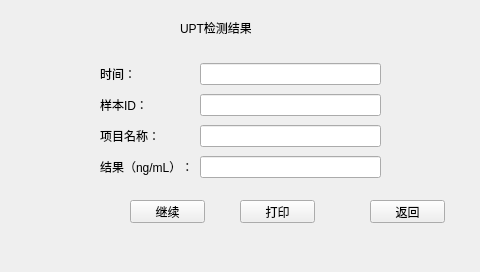
<?xml version="1.0" encoding="UTF-8"?>
<ui version="4.0">
 <class>UPT_Test_Result_Form</class>
 <widget class="QWidget" name="UPT_Test_Result_Form">
  <property name="geometry">
   <rect>
    <x>0</x>
    <y>0</y>
    <width>480</width>
    <height>272</height>
   </rect>
  </property>
  <property name="windowTitle">
   <string>Form</string>
  </property>
  <widget class="QLabel" name="label">
   <property name="geometry">
    <rect>
     <x>180</x>
     <y>20</y>
     <width>71</width>
     <height>16</height>
    </rect>
   </property>
   <property name="text">
    <string>UPT检测结果</string>
   </property>
  </widget>
  <widget class="QPushButton" name="continue_PBtn">
   <property name="geometry">
    <rect>
     <x>130</x>
     <y>200</y>
     <width>75</width>
     <height>23</height>
    </rect>
   </property>
   <property name="text">
    <string>继续</string>
   </property>
  </widget>
  <widget class="QPushButton" name="print_PBtn">
   <property name="geometry">
    <rect>
     <x>240</x>
     <y>200</y>
     <width>75</width>
     <height>23</height>
    </rect>
   </property>
   <property name="text">
    <string>打印</string>
   </property>
  </widget>
  <widget class="QPushButton" name="return_PBtn">
   <property name="geometry">
    <rect>
     <x>370</x>
     <y>200</y>
     <width>75</width>
     <height>23</height>
    </rect>
   </property>
   <property name="text">
    <string>返回</string>
   </property>
  </widget>
  <widget class="QWidget" name="layoutWidget">
   <property name="geometry">
    <rect>
     <x>100</x>
     <y>60</y>
     <width>281</width>
     <height>121</height>
    </rect>
   </property>
   <layout class="QGridLayout" name="gridLayout">
    <item row="0" column="0">
     <widget class="QLabel" name="label_2">
      <property name="text">
       <string>时间：</string>
      </property>
     </widget>
    </item>
    <item row="0" column="1">
     <widget class="QLineEdit" name="lineEdit"/>
    </item>
    <item row="1" column="0">
     <widget class="QLabel" name="label_3">
      <property name="text">
       <string>样本ID：</string>
      </property>
     </widget>
    </item>
    <item row="1" column="1">
     <widget class="QLineEdit" name="lineEdit_2"/>
    </item>
    <item row="2" column="0">
     <widget class="QLabel" name="label_4">
      <property name="text">
       <string>项目名称：</string>
      </property>
     </widget>
    </item>
    <item row="2" column="1">
     <widget class="QLineEdit" name="lineEdit_3"/>
    </item>
    <item row="3" column="0">
     <widget class="QLabel" name="label_5">
      <property name="text">
       <string>&lt;html&gt;&lt;head/&gt;&lt;body&gt;&lt;p&gt; 结果（ng/mL）：&lt;/p&gt;&lt;/body&gt;&lt;/html&gt;</string>
      </property>
     </widget>
    </item>
    <item row="3" column="1">
     <widget class="QLineEdit" name="lineEdit_4"/>
    </item>
   </layout>
  </widget>
 </widget>
 <resources/>
 <connections/>
</ui>
